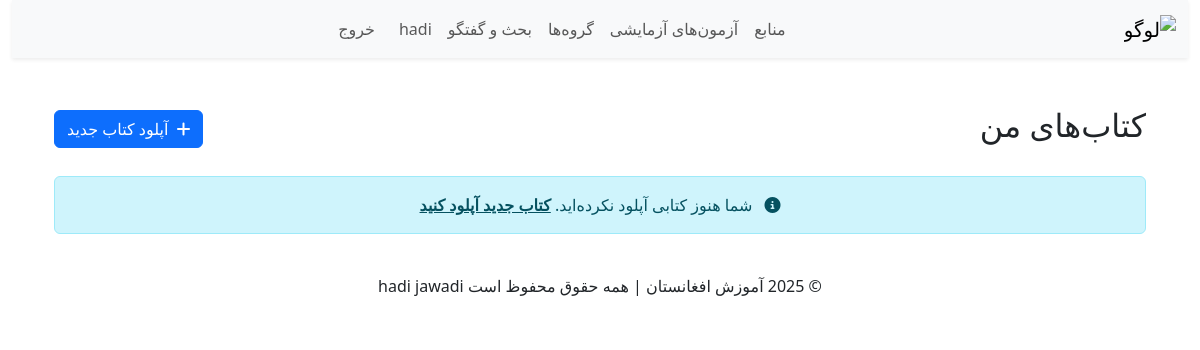
The app's page /upload/my-books/ (signed in), older data.
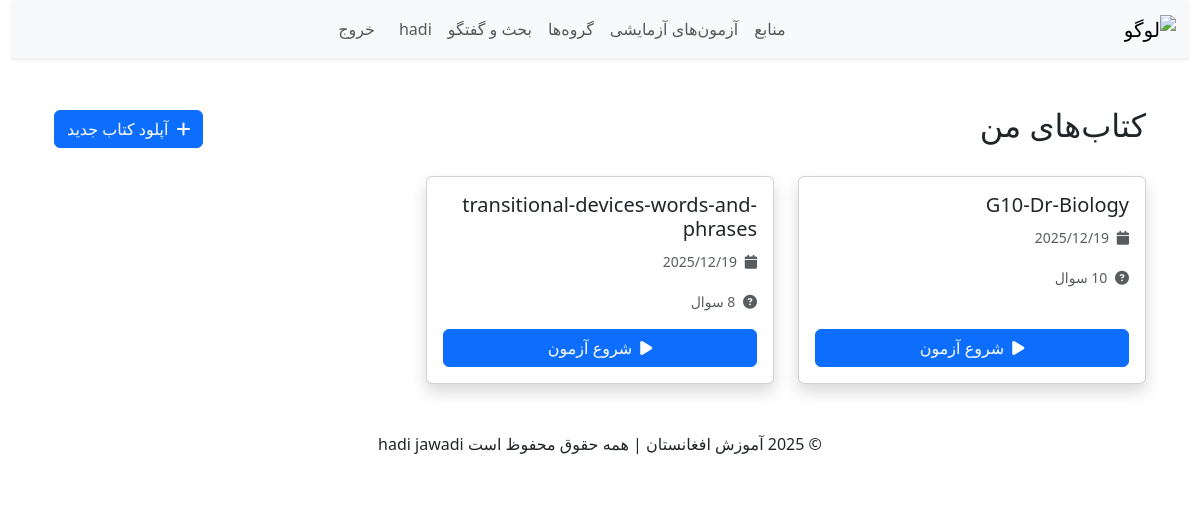
The same page, newer data.
### upload_book_app/models.py (models this page shows, shortened)
class Book(models.Model):
    title = models.CharField(max_length=255, blank=True)
    pdf_file = models.FileField(upload_to='books/')
    uploaded_by = models.ForeignKey(User, on_delete=models.CASCADE, related_name='uploaded_books')
    uploaded_at = models.DateTimeField(auto_now_add=True)
    extracted_text = models.TextField(blank=True)

### upload_book_app/views.py (the view)
# urls.py: path("my-books/", views.my_books, name="my_books"),
@login_required
def my_books(request):
    books = Book.objects.filter(uploaded_by=request.user).order_by('-uploaded_at')
    return render(request, 'upload_book_app/pages/my_books.html', {'books': books})

### upload_book_app/templates/upload_book_app/pages/my_books.html
{% include "includes/header.html" %}
<div class="container">
    {% block content %}
    <div class="container mt-5">
        <div class="d-flex justify-content-between align-items-center mb-4">
            <h2>کتاب‌های من</h2>
            <a href="{% url 'upload_book_app:upload_book' %}" class="btn btn-primary">
                <i class="fas fa-plus me-2"></i>آپلود کتاب جدید
            </a>
        </div>
        {% if books %}
        <div class="row">
            {% for book in books %}
            <div class="col-md-6 col-lg-4 mb-4">
                <div class="card shadow h-100">
                    <div class="card-body d-flex flex-column">
                        <h5 class="card-title">{{ book.title }}</h5>
                        <p class="card-text text-muted">
                            <small>
                                <i class="fas fa-calendar me-1"></i>
                                {{ book.uploaded_at|date:"Y/m/d" }}
                            </small>
                        </p>
                        <p class="card-text">
                            <small class="text-muted">
                                <i class="fas fa-question-circle me-1"></i>
                                {{ book.questions.count }} سوال
                            </small>
                        </p>
                        <div class="mt-auto">
                            <a href="{% url 'upload_book_app:start_quiz' book.id %}" class="btn btn-primary w-100">
                                <i class="fas fa-play me-2"></i>شروع آزمون
                            </a>
                        </div>
                    </div>
                </div>
            </div>
            {% endfor %}
        </div>
        {% else %}
        <div class="alert alert-info text-center">
            <i class="fas fa-info-circle me-2"></i>
            شما هنوز کتابی آپلود نکرده‌اید.
            <a href="{% url 'upload_book_app:upload_book' %}" class="alert-link">کتاب جدید آپلود کنید</a>
        </div>
        {% endif %}
    </div>
    {% endblock content %}
</div>
{% include 'includes/footer.html' %}

### templates/includes/header.html (shortened to what this page needs)
{% extends 'includes/base.html'%}
  {%block content%}
    <nav class="navbar navbar-expand-sm navbar-light bg-light shadow-sm">
        <div class="container-fluid">
            <a class="navbar-brand flex items-center" href="#">
                <img src="" alt="لوگو" width="40" height="40" class="me-2 img-fluid">
            </a>
            <div class="collapse navbar-collapse" id="navbarNav">
                <ul class="navbar-nav mx-auto text-center">
                    <li class="nav-item"><a class="nav-link" href="/resources/">منابع</a></li>
                    <li class="nav-item"><a class="nav-link" href="/mock-tests/">آزمون‌های آزمایشی</a></li>
                    <li class="nav-item"><a class="nav-link" href="{% url 'groups_app:create_group' %}">گروه‌ها</a></li>
                    <li class="nav-item"><a class="nav-link" href="{% url 'discussion_app:list' %}">بحث و گفتگو</a></li>
                    {% if user.is_authenticated %}
                    <li class="nav-item"><a class="nav-link" href="/discussion/">{{ request.user.username }}</a></li>
                    <li class="nav-item"><a class="nav-link btn btn-primary ms-lg-2 mt-2 mt-lg-0" href="/account/login/">خروج</a></li>
                    {% else %}
                    <li class="nav-item"><a class="nav-link btn btn-primary ms-lg-2 mt-2 mt-lg-0" href="/account/login/">ورود</a></li>
                    <li class="nav-item"><a class="nav-link btn btn-outline-primary ms-lg-2 mt-2 mt-lg-0" href="/account/register/">ثبت نام</a></li>
                    {% endif %}
                </ul>
            </div>
        </div>
    </nav>
  {%endblock content%}

### templates/includes/base.html (shortened to what this page needs)
{% load static %}
<!DOCTYPE html>
<html lang="fa" dir="rtl">
<head>
    <link href="https://cdn.jsdelivr.net/npm/bootstrap@5.3.3/dist/css/bootstrap.rtl.min.css" rel="stylesheet">
    <link rel="stylesheet" href="https://cdnjs.cloudflare.com/ajax/libs/font-awesome/6.4.0/css/all.min.css"/>
    <link rel="stylesheet" href="{% static 'styles.css' %}">
</head>
<body">
    <main class="container-fluid">
        {% block content %}{% endblock %}
    </main>
</body>
</html>

### templates/includes/footer.html (shortened to what this page needs)
 <footer class="bg-white shadow-inner py-4 mt-auto">
    <div class="container text-center text-gray-500 text-sm">
        © 2025 آموزش افغانستان | همه حقوق محفوظ است hadi jawadi
    </div>
</footer>

Row changes from the older to the newer data that the page shows:
added Book: title "G10-Dr-Biology", uploaded_at "2025/12/19"
added Book: title "transitional-devices-words-and-phrases", uploaded_at "2025/12/19"
Text that changed along with them:
text no longer shown: "شما هنوز کتابی آپلود نکرده‌اید. کتاب جدید آپلود کنید"
